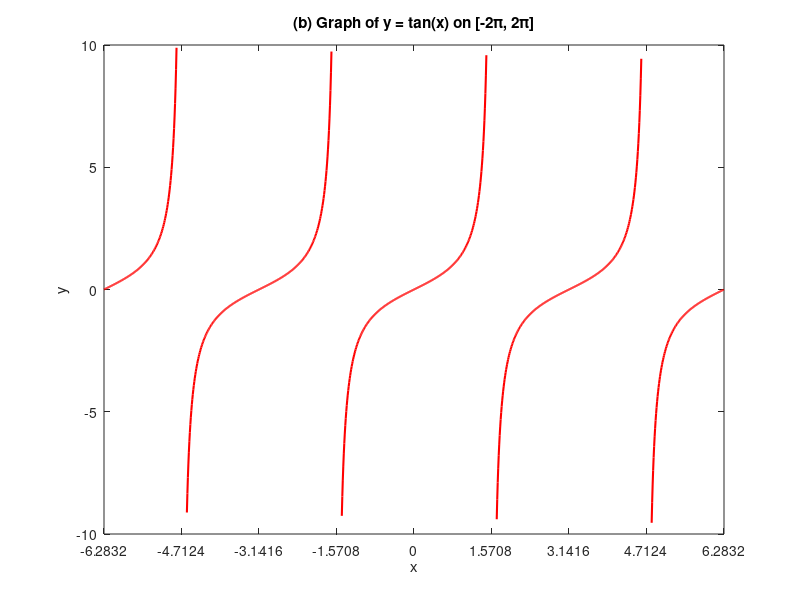

MATLAB code for this plot: (Note: this script raises an error after producing the figure.)
x = -2 * pi : 0.01 : 2 * pi;
y = tan(x);
y(abs(y) > 10) = NaN;
figure;
plot(x, y, 'r', 'LineWidth', 1.5);
title('(b) Graph of y = tan(x) on [-2\pi, 2\pi]');
xlabel('x');
ylabel('y');
xlim([-2 * pi 2 * pi]);
ylim([-10 10]);
xticks(
    [ -2 * pi, -3 * pi / 2, -pi, -pi / 2, 0, pi / 2, pi, 3 * pi / 2, 2 * pi ]);
xticklabels({'-2\pi', '-3\pi/2', '-\pi', '-\pi/2', '0', '\pi/2', '\pi',
             '3\pi/2', '2\pi'});
grid on;
